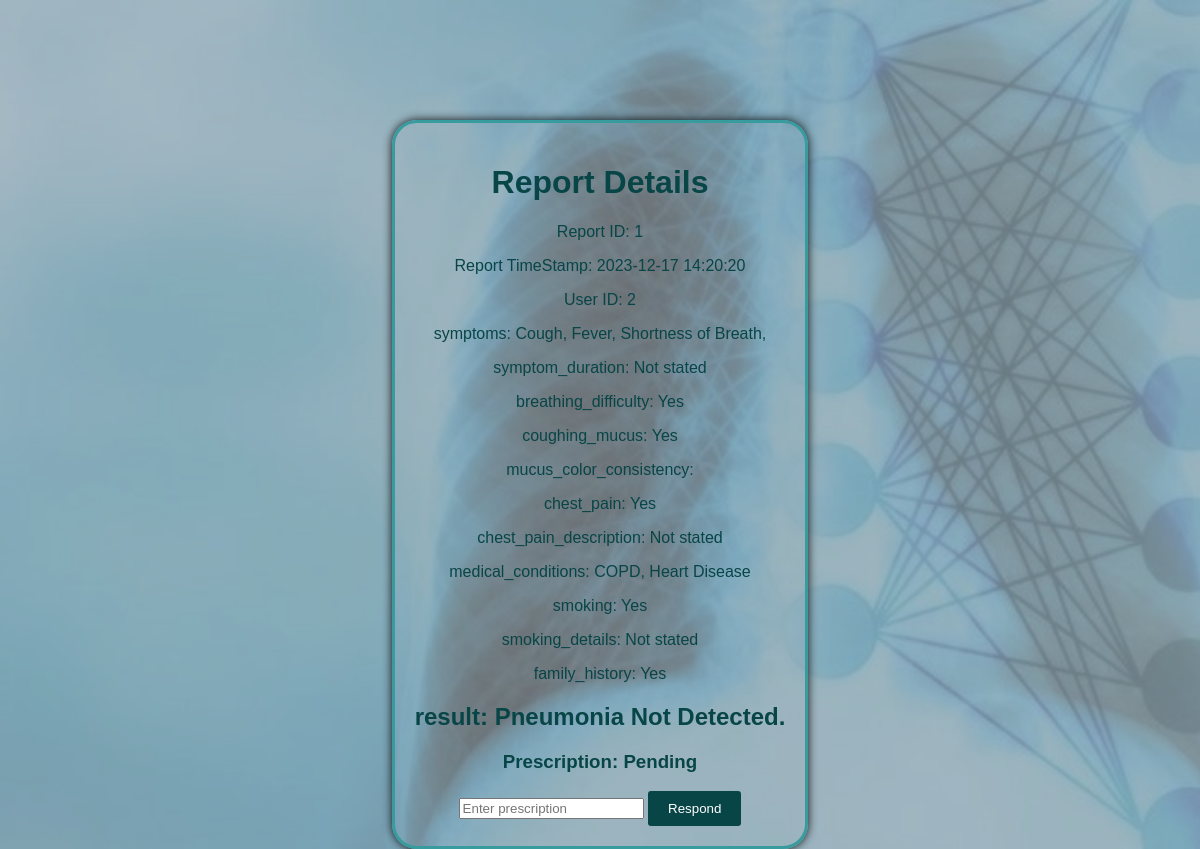
Screenshot of /Response/1 with the database file from the repository.
### tables this page shows
CREATE TABLE Report (
            id INTEGER PRIMARY KEY UNIQUE,
            report_date DATETIME DEFAULT CURRENT_TIMESTAMP,
            user_id INTEGER NOT NULL,
            symptoms TEXT,
            symptom_duration TEXT,
            breathing_difficulty TEXT,
            coughing_mucus TEXT,
            mucus_color_consistency TEXT,
            chest_pain TEXT,
            chest_pain_description TEXT,
            medical_conditions TEXT,
            smoking TEXT,
            smoking_details TEXT,
            family_history TEXT,
            Result TEXT NOT NULL,
            FOREIGN KEY(user_id) REFERENCES User(id)
        );

### app.py (the view)
@app.route('/Response/<int:report_id>', methods=['GET'])
def Response(report_id):
    report = fetch_report_from_database(report_id)  # Implement this function
    if report:
        return render_template("respond.html",report = report)
    return "Report not found or error occurred."

### templates/respond.html (shortened to what this page needs)
<!DOCTYPE html>
<html>
<head>
    <link rel="stylesheet" href="{{ url_for('static', filename='style.css') }}">
</head>
<body>
    <div class="center-container">
    <div class="login-signup-container">
    <h1>Report Details</h1>
    <p>Report ID: {{ report[1][0] }}</p>
    <p>Report TimeStamp: {{ report[1][1] }}</p>
    <p>User ID: {{ report[0].U_ID }}</p>
    <p>symptoms: {{ report[0].symptoms }}</p>
    <p>symptom_duration: {{ report[0].symptom_duration }}</p>
    <p>breathing_difficulty: {{ report[0].breathing_difficulty }}</p>
    <p>coughing_mucus: {{ report[0].coughing_mucus }}</p>
    <p>mucus_color_consistency: {{ report[0].mucus_color_consistency }}</p>
    <p>chest_pain: {{ report[0].chest_pain }}</p>
    <p>chest_pain_description: {{ report[0].chest_pain_description }}</p>
    <p>medical_conditions: {{ report[0].medical_conditions }}</p>
    <p>smoking: {{ report[0].smoking }}</p>
    <p>smoking_details: {{ report[0].smoking_details }}</p>
    <p>family_history: {{ report[0].family_history }}</p>
    <h2>result: {{ report[0].result }}</h2>
    <h3>Prescription: {{report[1][2]}}</h3>
    <form action="/SaveResponse" method="POST">
        <input type="text" name="prescription" placeholder="Enter prescription">
    <button class="form-button" >Respond</button>
    </div>
</div>
</body>
</html>

### static/style.css (style rules this page uses)
body { font-family: Arial, sans-serif; margin: 0; padding: 0; background-image: url('./BG.png'); background-size: cover; background-repeat: no-repeat; }
.center-container { display: flex; justify-content: center; align-items: center; text-align: center; }
.login-signup-container { border: 3px solid #389c9f; box-shadow: 0px 0px 10px rgba(0, 0, 0, 0.9); padding: 20px; border-radius: 25px; max-width: 400px; color: #084547; margin-top: 10%; }
.form-button { background-color: #084547; color: #fff; border: none; padding: 10px 20px; border-radius: 3px; cursor: pointer; transition: background-color 0.3s; align-content: center; }

### rows the page displays
Report: id "1", report_date "2023-12-17 14:20:20", symptoms "Cough, Fever, Shortness of Breath,", symptom_duration "Not stated", breathing_difficulty "Yes", coughing_mucus "Yes", chest_pain "Yes", chest_pain_description "Not stated", medical_conditions "COPD, Heart Disease", smoking "Yes", smoking_details "Not stated", family_history "Yes", Result "Pneumonia Not Detected."

### other values shown
{{ report[0].U_ID }} "2"
{{ report[1][2] }} "Pending"
